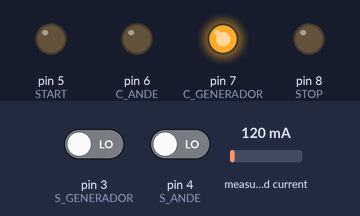
This sketch was run on a simulated Arduino Uno, built with avr-gcc and run on an emulated ATmega328P. On the bench: output pins drawn as LEDs (lit = HIGH). The test bench sets the inputs (shaded band); at power-on: pin 4 (S_ANDE) LOW, pin 3 (S_GENERADOR) LOW, measured current 120 mA. WiFi joins after 1.5 s; servers stay silent unless stated.

Above: at 7.1 s.
7.2 s: pin 4 (S_ANDE) driven HIGH
At 8.2 s:
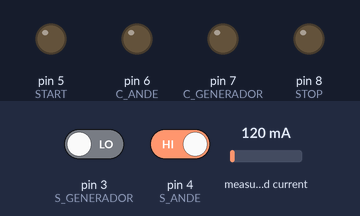
8.8 s: pin 4 (S_ANDE) driven LOW
At 11.2 s:
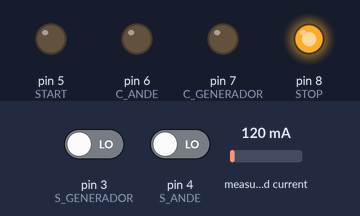
At 14.7 s:
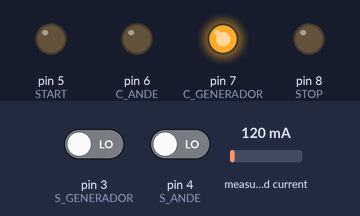
Timing chart, 0 to 15.8 s (numbered marks = the images above; inputs shaded):
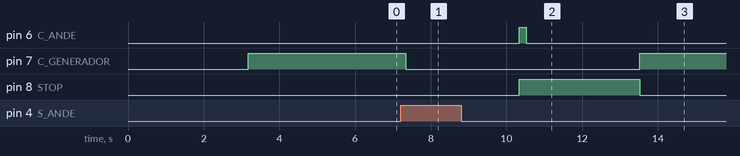

Measured:
- after the input at 7.2 s, pin 7 (C_GENERADOR): HIGH → LOW after 0.14 s
- after the input at 8.8 s, pin 7 (C_GENERADOR): LOW → HIGH after 4.7 s

The sketch:

ardu-web-backup.ino
```cpp
#include "EmonLib.h"
#include <SPI.h>
#include <Ethernet.h>

#define RESET 9
#define STOP 8
#define C_GENERADOR 7 //SALIDA AL CONTACTOR DEL GENERADOR
#define C_ANDE 6 //SALIDA AL CONTACTOR DE ANDE
#define START 5

#define S_ANDE 4 //SEÑAL DE ANDE
#define S_GENERADOR 3//SEÑAL DE GENERADOR

// Crear una instancia EnergyMonitor
EnergyMonitor energyMonitor;

byte mac[] = { 0xDE, 0xAD, 0xBE, 0xEF, 0xFE, 0xED };   //Direccion Fisica MAC
IPAddress ip(192, 168, 0, 177);                      // IP Local que usted debe configurar

EthernetServer server(80);                             //Se usa el puerto 80 del servidor

// Voltaje de nuestra red eléctrica
float voltajeRed = 220.0;
int cont_ande = 0;
int cont_generador = 0;
String readString;

void setup() {
  pinMode(RESET, OUTPUT);
  pinMode(STOP, OUTPUT);
  pinMode(C_GENERADOR, OUTPUT);
  pinMode(C_ANDE, OUTPUT);
  pinMode(START, OUTPUT);

  pinMode(S_ANDE, INPUT);
  pinMode(S_GENERADOR, INPUT);


  // Iniciamos la clase indicando
  // Número de pin: donde tenemos conectado el SCT-013
  // Valor de calibración: valor obtenido de la calibración teórica
  energyMonitor.current(0, 2.63);

  Ethernet.begin(mac, ip); // Inicializa la conexion Ethernet y el servidor
  server.begin();

  Serial.begin(9600);

}

void loop()
{

  // Obtenemos el valor de la corriente eficaz
  // Pasamos el número de muestras que queremos tomar
  double Irms = energyMonitor.calcIrms(1500);

  // Calculamos la potencia aparente
  double potencia =  Irms * voltajeRed;

  //Variables donde se almacenan los estados de energia
  //Leemos las señales de entrada de Ande Y Generador
  boolean estado_ande = digitalRead(S_ANDE);
  boolean estado_generador = digitalRead(S_GENERADOR);


  /*--------------------------------- SI TENEMOS ANDE --------------------*/
  //Si tenemos señal de ande
  if (estado_ande) {
    cont_generador = 0;
    digitalWrite(C_GENERADOR, LOW);

    if (cont_ande == 0) {

      //Desactivamos el contactor de generador
      digitalWrite(C_GENERADOR, LOW);
      delay(3000);

      //Activamos el contactor de la Ande
      digitalWrite(C_ANDE, HIGH);

      //Activamos el stop del generador
      digitalWrite(STOP, HIGH);
      cont_ande = cont_ande + 1;
    }
    /*--------------------------------- SI NO TENEMOS ANDE --------------------*/
  } else {
    cont_ande = 0;

    if (cont_generador == 0) {
      //Desactivamos el contactor de la Ande
      digitalWrite(C_ANDE, LOW);

      delay(3000);

      //Activamos el contactor de generador
      digitalWrite(C_GENERADOR, HIGH);

      //Desactivamos el stop del generador
      digitalWrite(STOP, LOW);
      cont_generador = cont_generador + 1;
    }

  }

  // Crea una conexion Cliente
  EthernetClient cliente = server.available();


  if (cliente) {
    //Comprobamos si hay conexion con el cliente
    while (cliente.connected()) {
      //Comprobamos si hay byte para ser leidos
      if (cliente.available()) {
        char c = cliente.read();

        //Lee caracter por caracter HTTP
        if (readString.length() < 100) {
          //Almacena los caracteres a un String
          readString += c;

        }

        // si el requerimiento HTTP fue finalizado
        if (c == '\n') {
          Serial.println(readString); //Imprime en el monitor serial

          cliente.println("HTTP/1.1 200 OK");
          cliente.println("Content-Type: text/html");
          cliente.println("");

          cliente.println("<!DOCTYPE html>");
          cliente.println("<html lang='es'>");
          cliente.println("<head>");
          cliente.println("<meta charset='UTF-8'>");
          cliente.println("<meta name=viewport content=width=device-width, initial-scale=1.0>");
          cliente.println("<title>Web Ardu</title>");
          cliente.println("<style type=\'text/css\'>");

          cliente.println("body{");
          cliente.println("background: gray;");
          cliente.println("}");

          cliente.println(".container{");
          cliente.println("width: 100%;");
          cliente.println("text-align: center;");
          cliente.println("margin: auto;");
          cliente.println("}");

          cliente.println(".container .senhal {");
          cliente.println("width: 100%;");
          cliente.println("height: 25vh;");
          cliente.println("display: inline-flex;");
          cliente.println("}");

          cliente.println("#ande, #generador {");
          cliente.println("width: 80px;");
          cliente.println("height: 80px;");
          cliente.println("border-radius: 50%;");
          cliente.println("background: #5cb85c;");
          cliente.println("}");

          cliente.println("#ande{");
          cliente.println("margin-left: 15%;");
          cliente.println("}");

          cliente.println("#generador{");
          cliente.println("margin: 0 20%;");
          cliente.println("}");

          cliente.println(".display{");
          cliente.println("margin: auto;");
          cliente.println("width: 200px;");
          cliente.println("height: 80px;");
          cliente.println("border: solid 2px #000;");
          cliente.println("text-align: center;");
          cliente.println("}");

          cliente.println(".display b{");
          cliente.println("display: block;");
          cliente.println("margin-top: 12%;");
          cliente.println("font-size: 26px;");
          cliente.println("}");

          cliente.println(".labels{");
          cliente.println("position: absolute;");
          cliente.println("top: 25%;");
          cliente.println("left: 15%;");
          cliente.println("width: 300px;");
          cliente.println("font-weight: bold;");
          cliente.println("}");

          cliente.println("#l-ande{");
          cliente.println("margin-left: -20%;");
          cliente.println("}");

          cliente.println("#l-generador{");
          cliente.println("margin-left: 30%;");
          cliente.println("}");

          cliente.println(".buttons{");
          cliente.println("width: 80%;");
          cliente.println("height: 20vh;");
          cliente.println("margin: 20% auto;");
          cliente.println("}");

          cliente.println(".buttons a{");
          cliente.println("font-size: 22px;");
          cliente.println("width: 300px;");
          cliente.println("height: 50px;");
          cliente.println("background-color: #0066ff;");
          cliente.println("border: solid 2px #000;");
          cliente.println("border-radius: 20px;");
          cliente.println("text-decoration: none;");
          cliente.println("color: #fff;");
          cliente.println("margin: 6%;");
          cliente.println("}");

          cliente.println("a{");
          cliente.println("padding: 20px 25px;");
          cliente.println("}");

          cliente.println("</style>");

          cliente.println("</head>");

          cliente.println("<body>");

          cliente.println("<div class='container'>");
          cliente.println("<h2>TTA REMOTE</h2>");

          cliente.println("<div class='senhal'>");
          cliente.println("<div id='ande'></div>");
          cliente.println("<div id='generador'></div>");
          cliente.println("</div>");

          cliente.println("<div class='labels'>");
          cliente.println("<label id='l-ande'>Ande</label>");
          cliente.println("<label id='l-generador'>Generador</label>");
          cliente.println("</div>");

          cliente.println("<div class='display'>");
          cliente.println("<b>4.5A</b>");
          cliente.println("</div>");

          cliente.println("<div class='buttons'>");
          cliente.println("<a href=\"/?start\"\">Start</a>");
          cliente.println("<a href=\"/?reset\"\">Reset</a>");
          cliente.println("</div>");

          cliente.println("</div>");

          cliente.println("</body>");
          cliente.println("</html>");

          delay(1);
          cliente.stop();

          // Limpia el String(Cadena de Caracteres para una nueva lectura
          readString = "";
          if (readString.indexOf("?reset") > 0) {
            digitalWrite(RESET, HIGH);
          }
        }

        //Reseteo del combustible
        //reset(peticion, cliente);


        //Peticion para poder enviar el valor de la corriente
        //recibirCorriente(peticion, cliente, Irms);

        // Si recibimos la señal de ande, le enviamos un verdadero a la aplicacion
        //statusAnde(peticion, cliente, estado_ande);

        //Enviamos la señal del generador a la aplicacion
        //statusGenerador(peticion, cliente, estado_generador);

        //Si no tenemos ande podemos dar arranque al generador
        //        if (!estado_ande) {
        //          //Si no arranca el generador el va seguir intentado
        //          if (!estado_generador) {
        //            //Peticion para poder encender el generador
        //            start_G(peticion);
        //          }
        //        }


      }
    }
  }
}


void start(int duracion) {
  digitalWrite(START, HIGH);
  delay(duracion);
  digitalWrite(START, LOW);
}

void start_G( String peticion) {
  //Peticion para poder encender el generador
  if (peticion.indexOf("start") >= 0) {
    int duracion = peticion.substring(peticion.indexOf("?") + 6, peticion.indexOf("?") + 10).toInt();
    start(duracion);
  }
}


void statusAnde( String peticion, EthernetClient client,  boolean data) {
  if (peticion.indexOf("estadoande") >= 0) {
    client.print(data);
  }
}

void statusGenerador( String peticion, EthernetClient client,  boolean data ) {
  if (peticion.indexOf("estadogenerador") >= 0) {
    client.print(data);
  }
}

void recibirCorriente(String peticion, EthernetClient client, double corriente) {
  if (peticion.indexOf("enviaDato") >= 0) {
    client.print(corriente);
  }
}

void stopG( String peticion ) {


}

void reset() {
  digitalWrite(RESET, HIGH);
  delay(500);
  digitalWrite(RESET, LOW);
}
```
